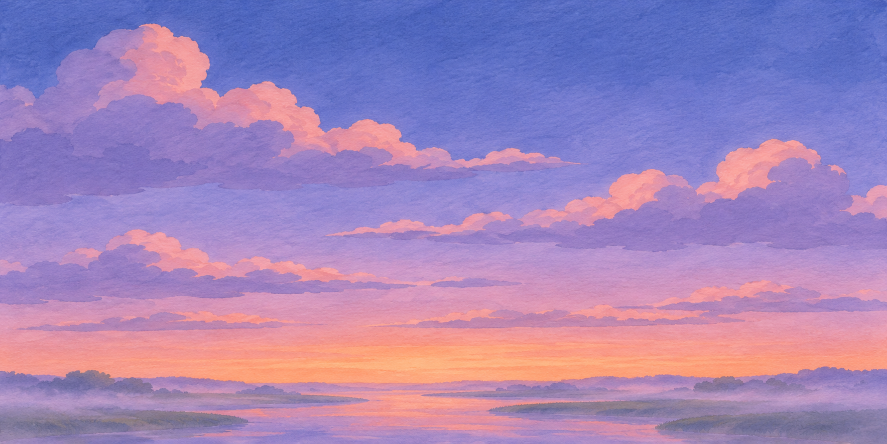
#> input picture assets/ref/sky_test.png, 1774 x 887 px (shown at 1/2 size)
$ python -i contour.py   (imports and definitions only)
#> lines starting #> are read from the running program, lines starting #| are printed output that depends on the picture
#> further down, picture is the input picture: PIL image 1774x887 RGB; mean R, G, B 162.9, 133.3, 184.8
"""从原画提取轮廓线，并接成一笔（不依赖 OpenCV）"""
import numpy as np
from scipy import ndimage as ndi
from PIL import Image

N8 = [(-1, -1), (-1, 0), (-1, 1), (0, -1), (0, 1), (1, -1), (1, 0), (1, 1)]


def edges(img, sc=2, sigma=2.0, hi=90, lo=78, mask=None):
    """Canny 式：高斯梯度 + 非极大抑制 + 双阈值。返回 (h,w) bool，分辨率 = 原图/sc"""
#> called with sc = 2, sigma = 2, hi = 90, lo = 78
    w, h = img.size
#> w = 1774; h = 887
    a = np.asarray(img.resize((w // sc, h // sc), Image.LANCZOS), np.float32) / 255
    chans = [a @ np.array([.3, .59, .11], np.float32), a[..., 0] - a[..., 1], a[..., 2] - a[..., 1]]
    gx = gy = 0
    for k, c in enumerate(chans):
        g = ndi.gaussian_filter(c, sigma)
        wgt = 1.0 if k == 0 else .6
        sx, sy = ndi.sobel(g, 1), ndi.sobel(g, 0)
        gx, gy = gx + wgt * sx, gy + wgt * sy
#> this loop made 3 passes
#> wgt on passes 1 to 3: 1, 0.6, 0.6
#> pass 1, in edges, `g = ndi.gaussian_filter(c, sigma)`:
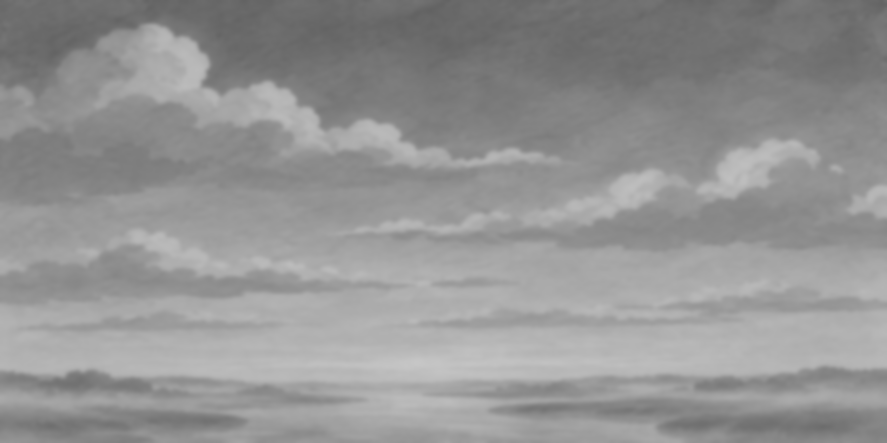
#> g: shape (443, 887) float32; min 0.387, max 0.779, mean 0.58
#> after the loop:
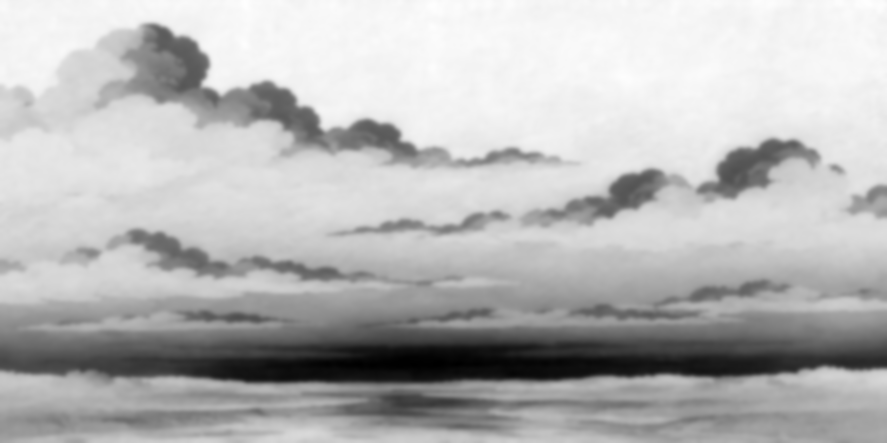
#> g: shape (443, 887) float32; min -0.194, max 0.357, mean 0.202; drawn with min black and max white
#> after the loop:
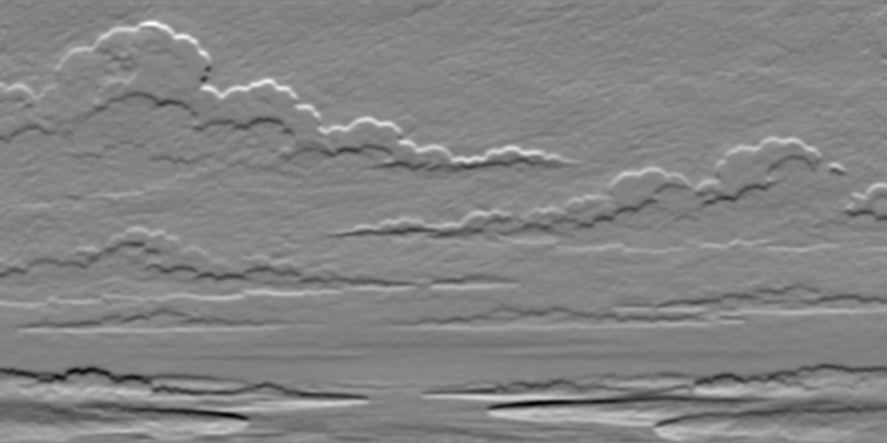
#> gy: shape (443, 887) float32; min -0.48, max 0.456, mean 0.00327; drawn with min black and max white
    mag = np.hypot(gx, gy)
    ang = (np.rad2deg(np.arctan2(gy, gx)) + 180) % 180
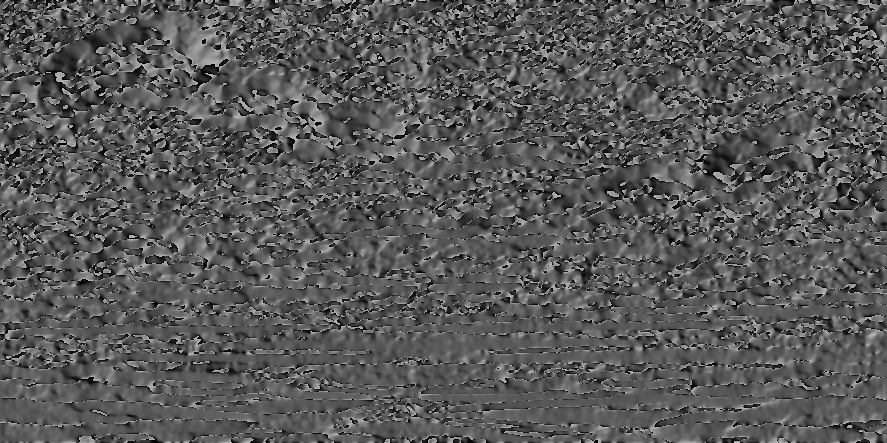
#> ang: shape (443, 887) float32; min 0.000397, max 180, mean 88.5
    q = np.zeros_like(mag, np.int8)
    q[(ang >= 22.5) & (ang < 67.5)] = 1
    q[(ang >= 67.5) & (ang < 112.5)] = 2
    q[(ang >= 112.5) & (ang < 157.5)] = 3
    off = {0: (0, 1), 1: (1, 1), 2: (1, 0), 3: (1, -1)}
    nms = np.zeros_like(mag, bool)
    for k, (dy, dx) in off.items():
        f = np.roll(np.roll(mag, dy, 0), dx, 1)
        b = np.roll(np.roll(mag, -dy, 0), -dx, 1)
        nms |= (q == k) & (mag >= f) & (mag >= b)
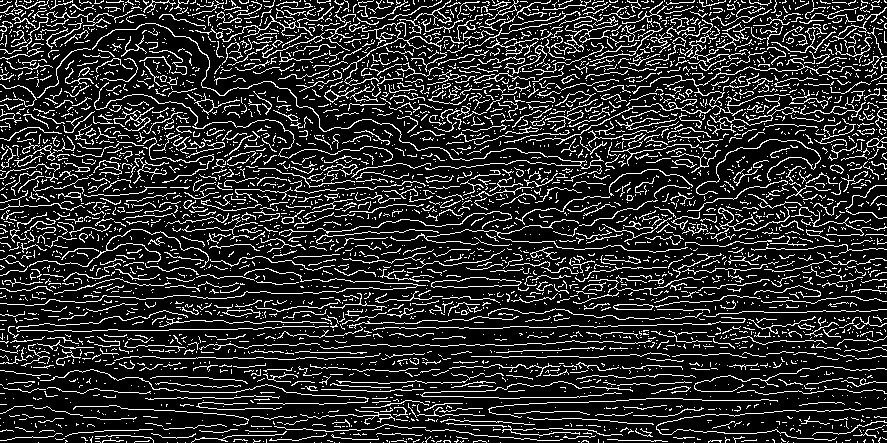
#> nms: shape (443, 887) bool; 17.2% white in thin lines or dots
    m = mag * nms
    if mask is not None:
        m = m * mask
    v = m[m > 0]
    H_, L_ = np.percentile(v, hi), np.percentile(v, lo)
#> H_ = 0.132; L_ = 0.056
    weak = m > L_
#> weak: shape (443, 887) bool; 3.8% white in thin lines or dots
    lab, n = ndi.label(weak, np.ones((3, 3)))
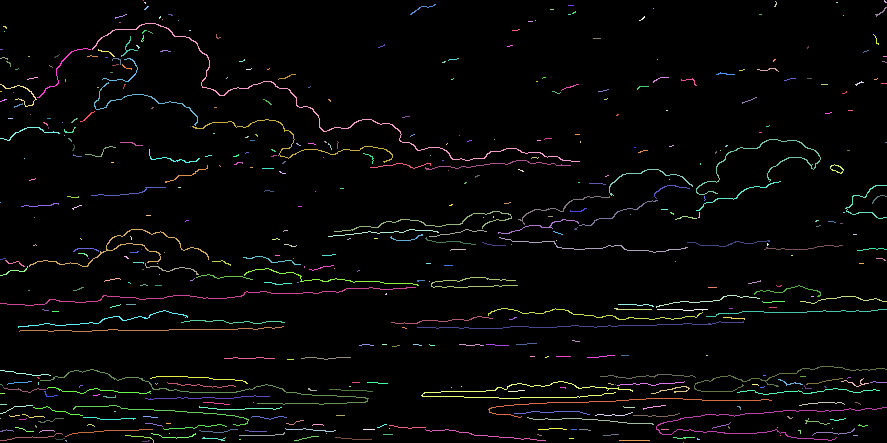
#> lab: shape (443, 887) int32; 476 distinct labels, from 0 to 475; one colour per label, 0 black
#> n = 475
    keep = np.zeros(n + 1, bool)
    keep[np.unique(lab[m > H_])] = True
    keep[0] = False
    return keep[lab]
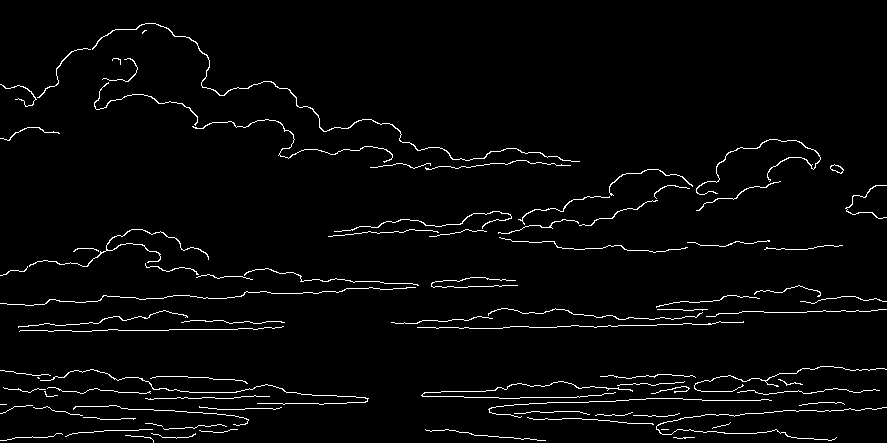
#> returned value: shape (443, 887) bool; 2.7% white in thin lines or dots


# [64 lines left out: functions trace, smooth, join, not called in this run]

>>> from PIL import Image
>>> picture = Image.open('../../../../assets/ref/sky_test.png')
>>> result = edges(picture)
